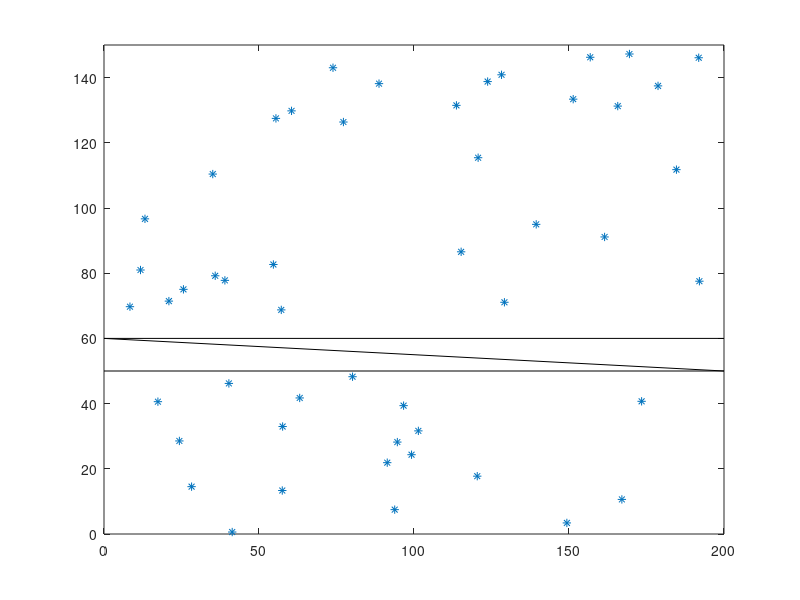
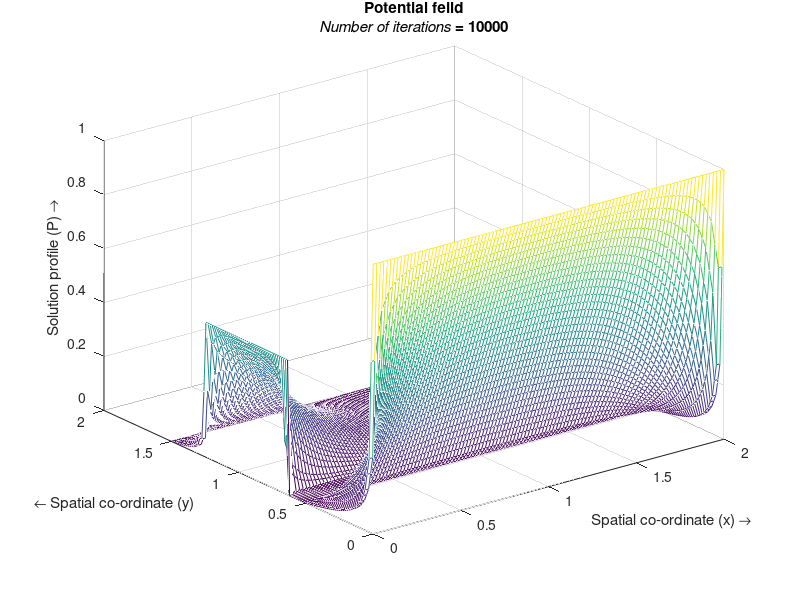
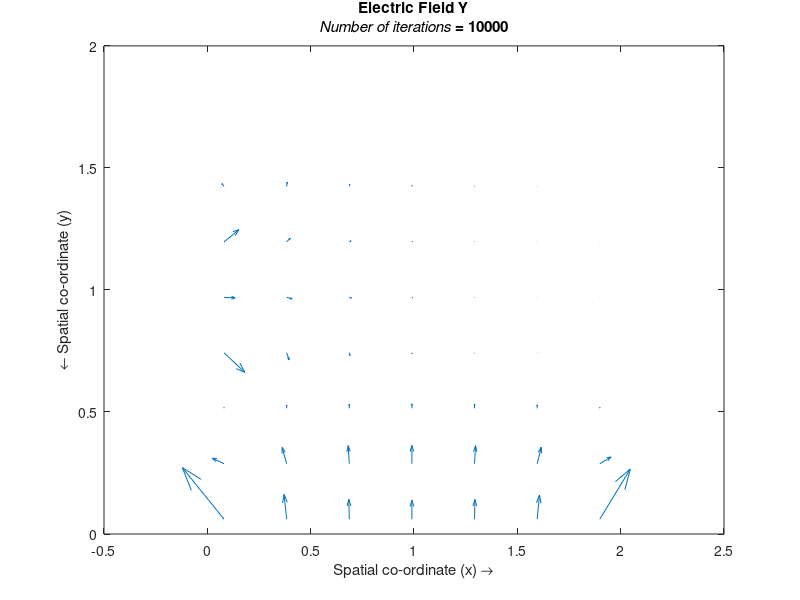

The MATLAB script that drew these images, in order: (Note: this script raises an error after producing the figures.)
% By : Jake Tully Student # 100904392
% Date: 2016-01-23

% Mosfet attempt

clear
clc
close all

kb= 1.38064852*(10^-23); %boltzmans constant
m=0.26*(9.10956*10^-31); %electron rest mass
T = 300; %tempature in Kelvin
v = sqrt((kb*T)/(2*m));% calculation of the thermal velocity
V =sqrt((kb*T)/(m));

numatoms=50;
traces = 16;
Volts = 0.8 
me = 0.51099906*10^6
q = 1.60217662*10^-19
E = Volts/(200*10-9);
F = q*E;
a = F/m
MFP = V*(0.2*10^-12);

Xo = 200*rand(numatoms,1);
Yo = 150*rand(numatoms,1);
Xo2 = zeros(numatoms,1);
Yo2 = zeros(numatoms,1);

Vx = randn(numatoms,1)*v ;
Vy = randn(numatoms,1)*v ;

nx=100;                           %Number of steps in space(x)
ny=100;
                          %Number of steps in space(y)       
niter=10000;                      %Number of iterations 
dy=1.5/(nx-1);                     %Width of space step(x)
dx=2/(ny-1);                     %Width of space step(y)
y=0:dy:1.5;                        %Range of x(0,2) and specifying the grid points
x=0:dx:2; 

[X,Y] = meshgrid(x,y)

h=ones(nx,ny);  
a = 1
    for w=(length(x)*0.4)-6:(length(x)*0.4)+6
   h(w,:)=0.000001;
    end
      for w=(length(x)*0.4)+6:length(x)
          
          for r = 1:length(x)
   h(w,r)= a;
   a=a;
          end
          a=a;
      end
x1 = (0.43)*nx:0.83*nx;

Volts =1;
p1=zeros(nx,ny);        %Preallocating p
pn1=zeros(nx,ny);

p1(1,:)=Volts;              

p1(x1,1) = 0.5;
p1(x1,nx)= 0;
pn1 =p1;


i=2:nx-1;
j=2:ny-1;
% potential caculations
for it=1:niter
    pn1=p1;
      
p1(j,i) = ((pn1(i+1,j+1).*h(i+1,j+1)+pn1(i+1,j-1).*h(i+1,j-1)+pn1(i-1,j+1).*h(i-1,j+1)+pn1(i-1,j-1).*h(i-1,j-1)))/4;
    
p1(1,:)=Volts;              

p1(x1,1) = 0.5;
p1(x1,nx)= 0;
end
p1(:,1)=p1(:,2);
p1(:,nx)=p1(:,nx-1);
p1(x1,1) = 0.5;
p1(x1,nx)=0 ;
[Ey ,Ex] =  gradient(p1); 
Ey = - Ey;
Ex = - Ex;
x1 = 5:15:nx-5;
y1 = 5:15:ny-5;
figure(7)
mesh(X,Y,p1)
title({'Potential feild';['{\itNumber of iterations} = ',num2str(it)]})
xlabel('Spatial co-ordinate (x) \rightarrow')
ylabel('{\leftarrow} Spatial co-ordinate (y)')
zlabel('Solution profile (P) \rightarrow')



figure(9)
quiver(X(x1,y1),Y(x1,y1),Ey(x1,y1),Ex(x1,y1))
title({'Electric Field Y';['{\itNumber of iterations} = ',num2str(it)]})
xlabel('Spatial co-ordinate (x) \rightarrow')
ylabel('{\leftarrow} Spatial co-ordinate (y)')
zlabel('Solution profile (P) \rightarrow')


for i=1:length(Xo)
  
    if Yo(i)>50 && Yo(i)<66.66
          
             Yo(i) = Yo(i) +15;
          
    end
                                                %for part 3 only
  
end
  figure(3)
 
  plot(Xo,Yo,'*')

  
  deltaT = 5*10^-6;
time= zeros(numatoms,1);
as=1

xbox = [0 200 0 200];
ybox1 = [ 50  50 60 60];
 
for t=0:deltaT:deltaT*10^3

   fx = q.*Ex;
   fy = q.*Ey;
   ax = (fx./m);
   ay = (fy./m);


     Xo2=Xo;
     Yo2=Yo;
     for j=1:length(Xo)
       xp = ceil(Xo/2);
       yp = ceil(Yo*(3/2));
       
       
       while (sum(xp>100)>0||sum(xp<1)>0||sum(yp>100)>0||sum(yp<1)>0)
       I1 = xp <1;
       I2 = xp> 100;
       xp = xp + I1 -I2;
       
       I3 = yp <1;
       I4 = yp > 100;
       yp = yp + I3 -I4;
       
       end
       
       
     Vx(j) = Vx(j) +  ax(xp(j),yp(j))*deltaT;
     Vy(j) = Vy(j) +  ay(xp(j),yp(j))*deltaT;
     end
 
    
     
         % logic to move particle due to periodic boundary condition in x
     moveleft = (Xo>200)*200;
     moveright = (Xo<0)*200;
     
     for r=1:length(Vx)
         if moveright(r)
     Vx(r) = randn()*v ; 
         end 
     end
     Xo = Xo-moveleft + moveright;
     
     
     hittop = Yo>150;
     hitbot = Yo<0;
     
     hitfet = (Yo>50).*(Yo<63);
     
 Vy = Vy + (-2*Vy.*(Yo<0) -2*Vy.*((Yo>52).*hitfet)) - (2*Vy.*(Yo>100) +2*Vy.*(Yo<60).*hitfet) ; % logic to change direction when
    
      %Vy = Vy - a*deltaT; 
     Xo= Xo+deltaT.*Vx;
     Yo= Yo+deltaT.*Vy;
 figure(3)
  plot(Xo,Yo,'*')
   hold on
  plot(xbox,ybox1,'k')

    hold off
  axis([0 200 0 150])

    Title = sprintf('Simulation of %f atoms Path of %f atoms',numatoms ,traces);
  Xlabel = sprintf('length in nano meters');
  Ylabel = sprintf('width in nano meters');

  PlotTragectory(Xo,Yo,Xo2,Yo2,traces,Title,Xlabel,Ylabel)
    
    
    
    
    
    
end